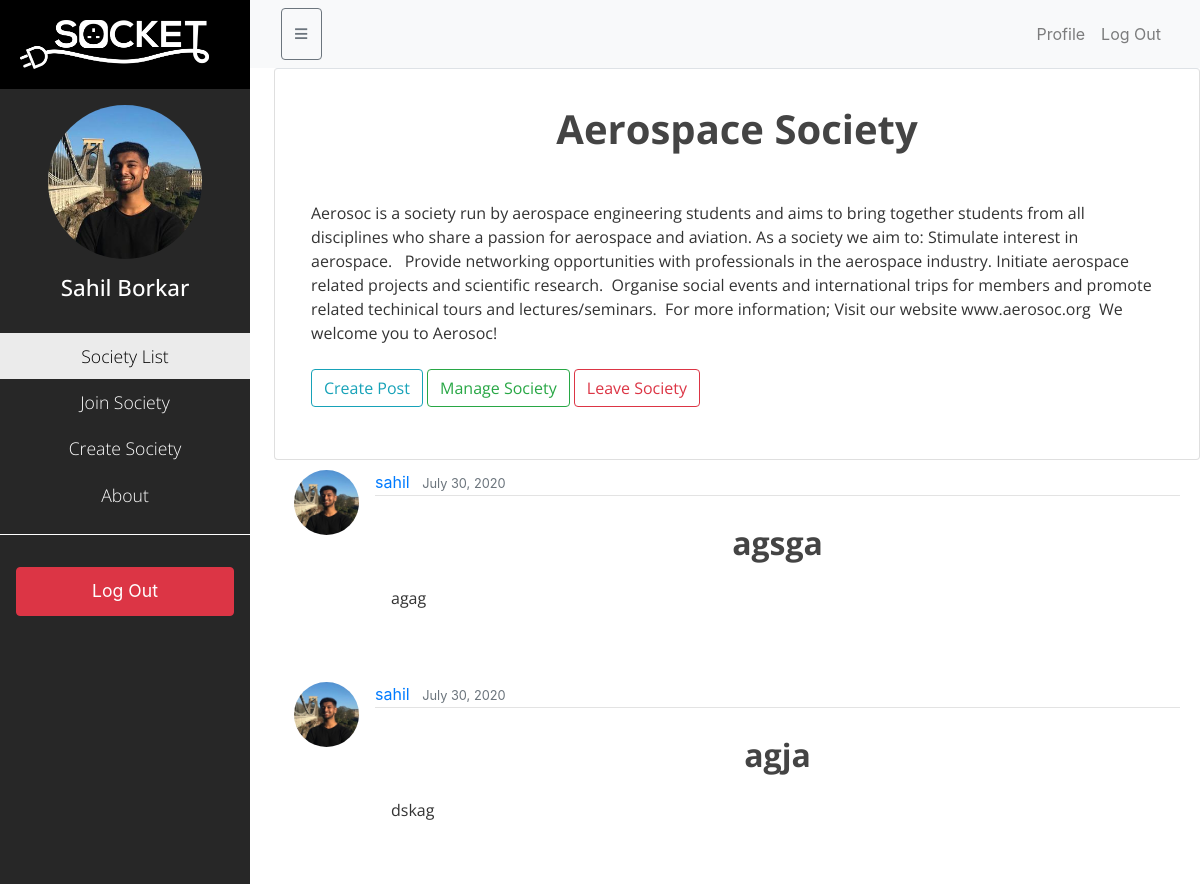
The page /sochome/921/ (signed in) on the database its author committed.
### users/models.py (models this page shows, shortened)
class Profile(models.Model):
    user = models.OneToOneField(User, on_delete=models.CASCADE)
    image = models.ImageField(default='default.jpg', upload_to='profile_pics')

### societies/models.py (models this page shows, shortened)
class SocietyMembership(models.Model):
    member = models.ForeignKey(User, related_name='society_membership', on_delete=models.CASCADE)
    society = models.ForeignKey('Society', related_name='society_membership', on_delete=models.CASCADE)
    is_leader = models.BooleanField(default=False)

class Society(models.Model):
    name = models.CharField(max_length = 200, unique=False)
    description = models.TextField()
    members = models.ManyToManyField(
        User,
        verbose_name=("Members"),
        related_name='societies',
        through='SocietyMembership'
    )

class SocPost(models.Model):
    title = models.CharField(max_length = 100)
    content = models.TextField()
    date_posted = models.DateTimeField(default=timezone.now)
    author = models.ForeignKey(User, on_delete=models.CASCADE)
    society = models.ForeignKey(Society, on_delete=models.CASCADE, related_name="posts")

### blog/views.py (the view)
# urls.py: re_path(r'^sochome/(?P<oid>[0-9]+)/$', views.sochome, name='blog-sochome'),
@login_required
def sochome(request, oid):
    society = Society.objects.filter(id=oid).first()
    membership = SocietyMembership.objects.get(member=request.user, society=society)
    context = {
        'membership': membership,
        'posts': society.posts.all().order_by('-date_posted')
    }
    return render(request, 'blog/sochome.html', context)

### blog/templates/blog/sochome.html
{% extends "blog/base.html" %}
{% block content %}
    <div class="border-top pt-3 card nohover">
        <div class="card-body">
         <h1 style="padding-top:0;">{{ membership.society.name }} </h1>
        <p>{{ membership.society.description}}<br><br></h5>
    {% if membership.is_leader%}
        <a href="{% url 'post-create' membership.society.id %}" class="btn btn-outline-info">Create Post</a>
        <a href="{% url 'society-manage' society_id=membership.society.id %}" class="btn btn-outline-success">Manage Society</a>
    {% endif %}
        <a href="{% url 'society-leave' society_id=membership.society.id %}" class="btn btn-outline-danger">Leave Society</a>
        </div>
    </div>
    {% for post in posts %}
        <article class="media content-section">
            <img class="rounded-circle article-img" src="{{ post.author.profile.image.url }}" />
            <div class="media-body">
                <div class="article-metadata">
                    <a class="mr-2" href="#">{{ post.author }}</a>
                    <small class="text-muted">{{ post.date_posted|date:"F d, Y" }}</small>
                </div>
                <h2><a class="article-title" href="{% url 'post-detail' society_id=membership.society.id pk=post.id %}">{{ post.title }}</a></h2>
                <p class="article-content">{{ post.content }}</p>
            </div>
        </article>
    {% endfor %}
{% endblock content %}

### blog/templates/blog/base.html (shortened to what this page needs)
{%load static%}
<!DOCTYPE html>
<html>
<head>
        <link rel="stylesheet" href="https://stackpath.bootstrapcdn.com/bootstrap/4.3.1/css/bootstrap.min.css">
        <link rel="stylesheet" type="text/css" href="{% static 'blog/main.css' %}">
</head>
<body>
    <div class="wrapper">
        <nav id="sidebar">
            <div class="sidebar-header">
                <a href="/">
                    <img src="{%static 'blog/logo.png'%}">
                </a>
            </div>
            <ul class="list-unstyled components text-center" >
                <div class="text-center sidebar-profile">
                    <a href="{% url 'profile' %}">
                        <img class="img-fluid px-5 rounded-circle py-3" src="{{ user.profile.image.url }}">
                        <h3>{{user.first_name}} {{user.last_name}}</h3>
                    </a>
                </div>
                <li class="active">
                    <a href="{% url 'blog-soclist' %}">Society List</a>
                </li>
                <li>
                    <a href="{% url 'join-society' %}">Join Society</a>
                </li>
                <li>
                    <a href="{% url 'society-register' %}">Create Society</a>
                </li>
                <li>
                    <a href="#">About</a>
                </li>
            </ul>
            <ul class="list-unstyled pt-3 auth-options">
                {% if user.is_authenticated %}
                    <li>
                        <a href="{% url 'logout'%}" class="download btn btn-danger m-3">Log Out</a>
                    </li>
                {% endif %}
            </ul>
        </nav>
        <div id="main-content">
            <nav class="navbar navbar-expand-lg navbar-light bg-light">
                <div class="container-fluid">
                    <button type="button" id="sidebarCollapse" class="btn btn-outline-secondary">
                        <span style="font-size: 25px; padding=1px;">&#8801</span>
                    </button>
                    <div class="collapse navbar-collapse" id="navbarSupportedContent">
                        <ul class="nav navbar-nav ml-auto">
                            {% if user.is_authenticated %}
                            <li class="nav-item">
                                <a class="nav-link" href="{% url 'profile'%}">Profile</a>
                            </li>
                            <li class="nav-item">
                                <a class="nav-link" href="{% url 'logout'%}">Log Out</a>
                            </li>
                            {% endif %}
                        </ul>
                    </div>
                </div>
            </nav>
            <div class="pl-4">
            {% block content %}{% endblock %}
            </div>
        </div>
    </div>
</body>
</html>

### blog/static/blog/main.css (style rules this page uses)
body { color: #333333; }
h1, h2, h4, h5, h6 { color: #444444; padding: 1.5rem; text-align: center; font-family: 'Open Sans', sans-serif; font-weight: 700; }
h3 { color: #444444; padding: 1.5rem; text-align: center; }
p { padding:1rem; font-family: 'Open Sans', sans-serif; font-weight: 400; }
ul { margin: 0; }
.content-section { background: #ffffff; padding: 10px 20px; border-radius: 3px; margin-bottom: 20px; transition:0.7s; }
.media-body h2 { padding-bottom:0; text-align:center }
.article-title { color: #444444; }
.article-content { white-space: pre-line; }
.article-img { height: 65px; width: 65px; margin-right: 16px; }
.article-metadata { padding-bottom: 1px; margin-bottom: 4px; border-bottom: 1px solid #e3e3e3 }
.card { transition:0.7s; }
.wrapper { display: flex; width: 100%; align-items: stretch; }
#sidebar { min-width: 250px; max-width: 250px; min-height: 100vh; background-color: #272727; color: #fff; transition: all 0.3s; }
#sidebar .sidebar-header { padding: 20px; background: #000; color: #fff; }
.sidebar-header img { max-height: 100%; max-width: 90%; }
#sidebar .sidebar-profile { background: #272727; }
#sidebar ul.components .sidebar-profile a h3 { color:#fff; font-size:1.4em; padding-top:0; padding-bottom:1em; }
#sidebar ul.components .sidebar-profile a:link { text-decoration: none; }
#sidebar .sidebar-profile img { padding-top:30px; }
#sidebar .components { background-color: #272727; }
#sidebar ul.components { padding: 0em 0em 1em 0em; border-bottom: 1px solid #fff; font-family: Open Sans, sans-serif; font-weight: 300; }
#sidebar ul li a { padding: 10px; font-size: 1.1em; display: block; color: #fff; text-decoration: none; }
#sidebar ul li.active > a, a[aria-expanded="true"] { color: #000; background: #ebebeb; }

### rows shown on the page
SocietyMembership: society.name "Aerospace Society", society.description "Aerosoc is a society run by aerospace engineering students and aims to bring together students from all disciplines who share a passion for aerospace and aviation. As a society we aim to: Stimulate interest in aerospace. Provide networking opportunities with professionals in the aerospace industry. Initiate aerospace related projects and scientific research. Organise social events and international trips for members and promote related techinical tours and lectures/seminars. For more information; Visit our website www.aerosoc.org We welcome you to Aerosoc!"
SocPost: author.profile.image (picture), author "sahil", date_posted "July 30, 2020", title "agsga", content "agag"
SocPost: author.profile.image (picture), author "sahil", date_posted "July 30, 2020", title "agja", content "dskag"

### other values the page prints
{{ user.first_name }} "Sahil"
{{ user.last_name }} "Borkar"
